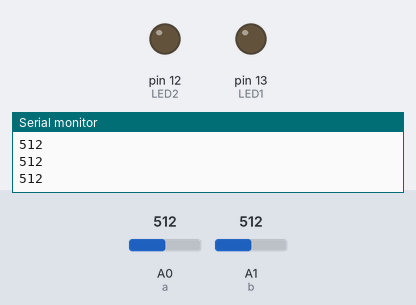
A sketch run on a simulated Arduino Uno, built with avr-gcc and run on an emulated ATmega328P. Shown: output pins drawn as LEDs (lit = HIGH), the last lines printed to the serial monitor. The test bench sets the inputs (shaded band); at power-on: A0 (a) = 512, A1 (b) = 512.

Above: at 1.2 s.
1.3 s: A0 (a) set to 490
At 2.0 s:
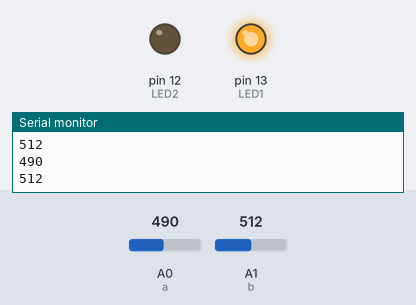
2.8 s: A0 (a) set to 510
At 3.4 s:
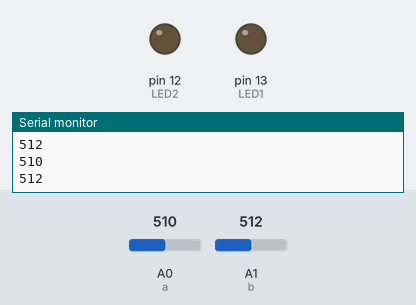
4.3 s: A1 (b) set to 581
5.8 s: A1 (b) set to 613
At 6.3 s:
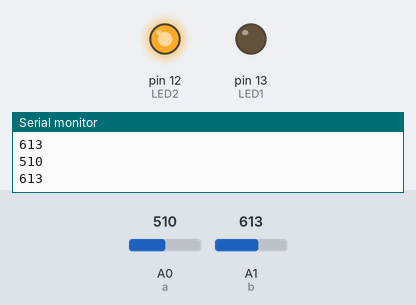
7.3 s: A1 (b) set to 590
At 7.8 s:
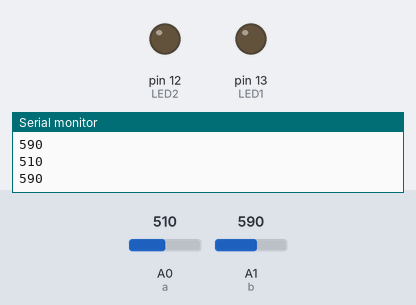
Timing chart, 0 to 9.8 s (numbered marks = the images above; inputs shaded):
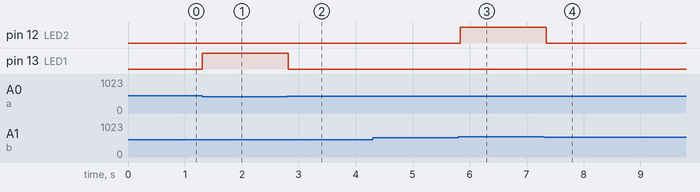

Measured:
- the behaviour switches between 501 and 500 on A0 (a) (found by bisection; images 0 and 1)
- the behaviour switches between 599 and 600 on A1 (b) (found by bisection; images 2 and 3)
- after the input at 1.3 s, pin 13 (LED1): LOW → HIGH at once
- after the input at 2.8 s, pin 13 (LED1): HIGH → LOW at once
- after the input at 5.8 s, pin 12 (LED2): LOW → HIGH at once
- after the input at 7.3 s, pin 12 (LED2): HIGH → LOW at once

The sketch:

Joy_Stick.ino
```cpp
int a = A0;
int b = A1;
int LED1 = 13;
int LED2 = 12;
void setup() {
  pinMode(a, INPUT);
  pinMode(b, INPUT);
  pinMode(LED1, OUTPUT);
  pinMode(LED2, OUTPUT);
  Serial.begin(9600);
}

void loop() {
  int x = analogRead(a);
  int y = analogRead(b);
  Serial.println(x);
  Serial.println(y);
  if ((x >= 0 && x <= 500) || (x >= 600 && x <= 1024)) {
    digitalWrite(LED1, HIGH);
    digitalWrite(LED2, LOW);
  } else if ((y >= 0 && y <= 500) || (y >= 600 && y <= 1024)) {
    digitalWrite(LED2, HIGH);
    digitalWrite(LED1, LOW);
  } else {
    digitalWrite(LED2, LOW);
    digitalWrite(LED1, LOW);
  }
  delay(100);

}
```
